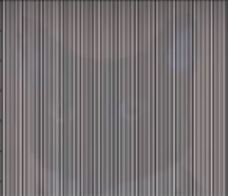
#> input picture Computer Vision/Hidden.JPG, 230 x 196 px, found by its file name
$ python 'R030 Achintya Kamath Computer Vision Experiment 7.py'   (older library calls are emulated)
#> lines starting #> are read from the running program, lines starting #| are printed output that depends on the picture

'''
Name: Achintya Kamath
Roll Number: R030
MBA Tech Artificial Intelligence
Computer Vision Experiment 7: Gabor Filter
Date: 17th September 2024

Task 1: Generate a Gabor filter
Task 2: Vary parameters and observe the effects
Task 3: Apply Gabor filters on the given hidden image to extract original image
Task 4: Apply Gabor filters on image, Brick to identify edges in different directions
'''

# Important Imports #
import numpy as np
import cv2
import matplotlib.pyplot as plt

# Gabor Settings #
kSize = int(25) # Size of the Filter
sigma = int(5) # Standard Deviation
theta = int(np.pi / 2) # Orientation of the Normal to the Plane
lamda = int(20) # Wavelength of the sinusoidal factor
gamma = float(0.5) # Aspect Ratio
phi = int(0) # This is the offset

# Kernel Initialization #
kernel = cv2.getGaborKernel((kSize, kSize), sigma, theta, lamda, gamma, phi, ktype=cv2.CV_32F)
kernel = kernel / kernel.sum()

# Plotting the Kernel #
plt.imshow(kernel, cmap='grey')
plt.show()
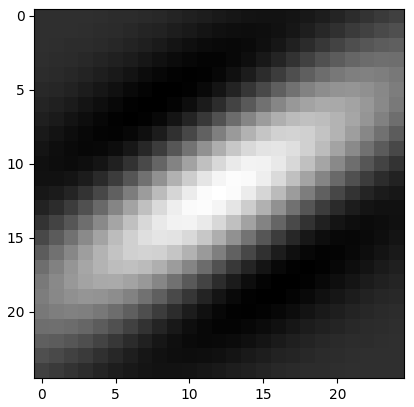
#> figure drawn by matplotlib, 1 panel
print("Our Kernel Looks like : \n", kernel, "\n")

def testingKernels():
    # Gabor Settings I Guess #
    kSize = int(101) # Size of the Filter
    sigma = int(5) # Standard Deviation
    theta = int(0) # Orientation of the Normal to the Plane
    lamda = int(10) # Wavelength of the sinusoidal factor
    gamma = float(0.5) # Aspect Ratio
    phi = int(0) # This is the offset

    # Kernel Initialization #
    kernel = cv2.getGaborKernel((kSize, kSize), sigma, theta, lamda, gamma, phi, ktype=cv2.CV_32F)

    # Plotting the Kernel #
    plt.subplot(2,3,1)
    plt.imshow(kernel, cmap='grey')
    plt.title("Kernel 1: Normal")
    sigma = int(10)
    kernel = cv2.getGaborKernel((kSize, kSize), sigma, theta, lamda, gamma, phi, ktype=cv2.CV_32F)
    plt.subplot(2,3,2)
    plt.imshow(kernel, cmap='grey')
    plt.title("Kernel 2: Sigma Increase")
    kSize = int(15)
    kernel = cv2.getGaborKernel((kSize, kSize), sigma, theta, lamda, gamma, phi, ktype=cv2.CV_32F)
    plt.subplot(2,3,3)
    plt.imshow(kernel, cmap='grey')
    plt.title("Kernel 3: Decrease KSize")
    theta = int(45)
    kSize = int(101)
    kernel = cv2.getGaborKernel((kSize, kSize), sigma, theta, lamda, gamma, phi, ktype=cv2.CV_32F)
    plt.subplot(2,3,4)
    plt.imshow(kernel, cmap='grey')
    plt.title("Kernel 4: Increase Theta")
    lamda = int(20)
    theta = int(0)
    kernel = cv2.getGaborKernel((kSize, kSize), sigma, theta, lamda, gamma, phi, ktype=cv2.CV_32F)
    plt.subplot(2,3,5)
    plt.imshow(kernel, cmap='grey')
    plt.title("Kernel 5: Increase Lambda")
    gamma = float(0.8)
    kernel = cv2.getGaborKernel((kSize, kSize), sigma, theta, lamda, gamma, phi, ktype=cv2.CV_32F)
    plt.subplot(2,3,6)
    plt.imshow(kernel, cmap='grey')
    plt.title("Kernel 6: Increased Gamma")
    plt.show()
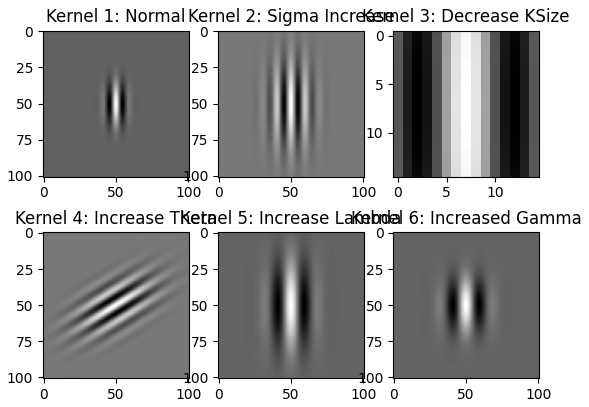
#> figure drawn by matplotlib, 6 panels

testingKernels()

# Part - Two #
curImg = cv2.imread("Computer Vision/Hidden.jpg",0)
#> curImg: shape (196, 230); min 34, max 255, mean 117.2
plt.subplot(1,2,1)
plt.imshow(curImg, cmap='gray')
plt.title("Hidden Image")

# We will use the above kernel to convolve the image #
plt.subplot(1,2,2)
filtImg = cv2.filter2D(curImg, -1, kernel)
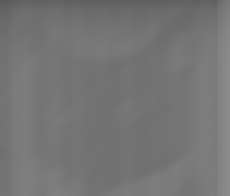
#> filtImg: shape (196, 230); min 90, max 139, mean 117.1
plt.imshow(filtImg, cmap='gray')
plt.title("Filtered Image")
plt.show()
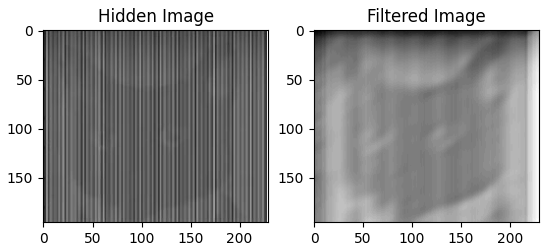
#> figure drawn by matplotlib, 2 panels

'''
CONCLUSION (One):
    1. Gabor Filter with kSize = 101, SD = 5, angle = 0,
       orientation = 10, ellipticity = 0.5, phi = 0 is generated.
    2. If Standard Deviation is increased, the number of strips increases.
    3. If Orientation is increased, the filter rotates by that angle with respect to vertical axis.
    4. If Wavelength is reduced, then the number of peaks increases.
    5. Gamma which represents the ellipticity, if reduced, the filter becomes more circular

CONCLUSION (Two):
    1. Hidden image has a lot of vertical lines.
    2. By Applying Gabor Filter, with orientation = 90, lambda at 10
       standard deviation to 2, theta is 90 degrees, and kSize as 25,
       ellipticity as 0.5, the Filtered image shows few vertical weak edges.
    3. To reduce the vertical edges, the standard deviation is increased from 2 to 5
       and wavelength is increased from 10 to 20.
    4. The filtered image shows improved version of the hidden image.
'''

# Calmly Crafted By Achintya Kamath/Redzwinger #

$ run again, with Computer Vision/dhoni.jpg copied over Computer Vision/Hidden.JPG
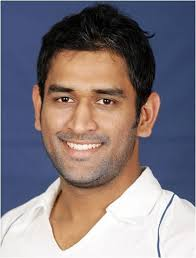
#> input picture Computer Vision/dhoni.jpg, 196 x 258 px, found by its file name
#> `curImg = cv2.imread("Computer Vision/Hidden.jpg",0)`:
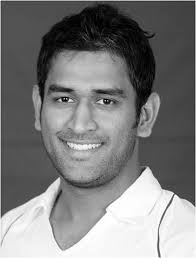
#> curImg: shape (258, 196); min 0, max 255, mean 124.7
#> `filtImg = cv2.filter2D(curImg, -1, kernel)`:
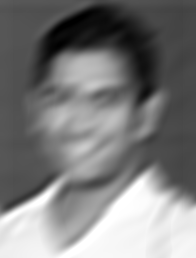
#> filtImg: shape (258, 196); min 0, max 255, mean 123.9
